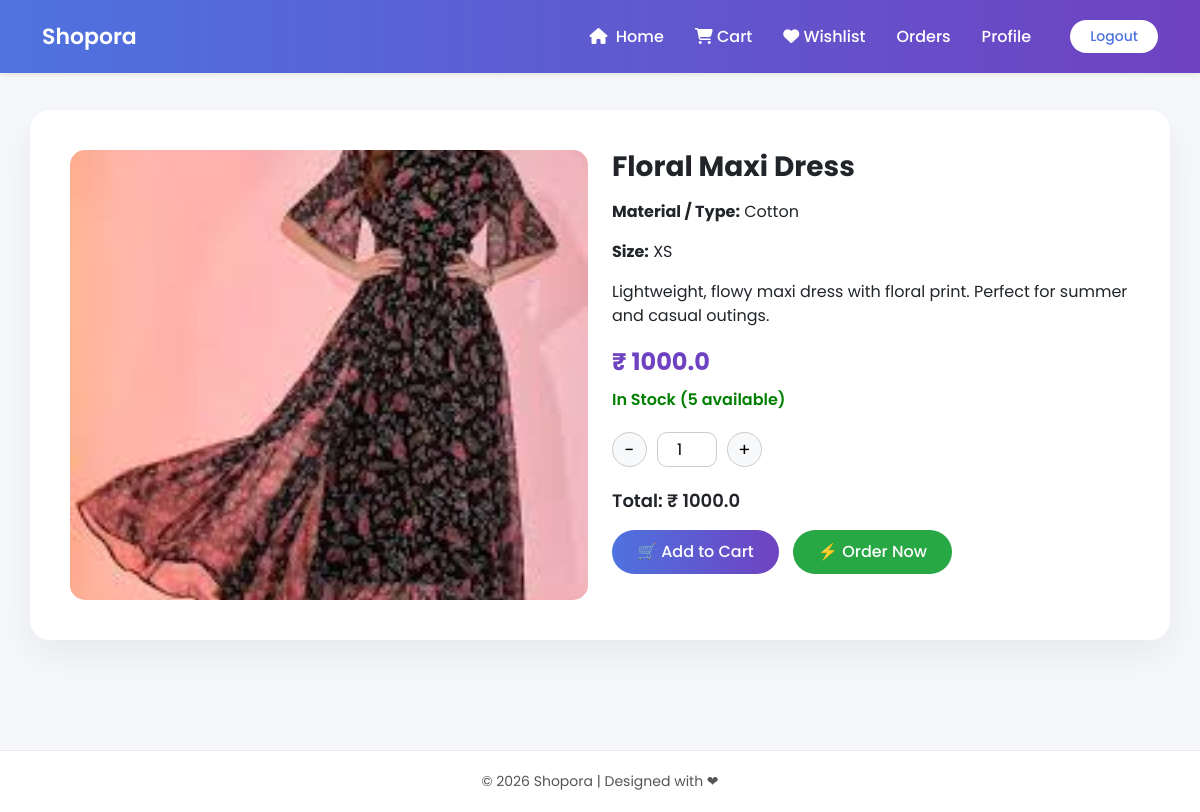
/deatiles/1, run on an earlier commit of the app's database.
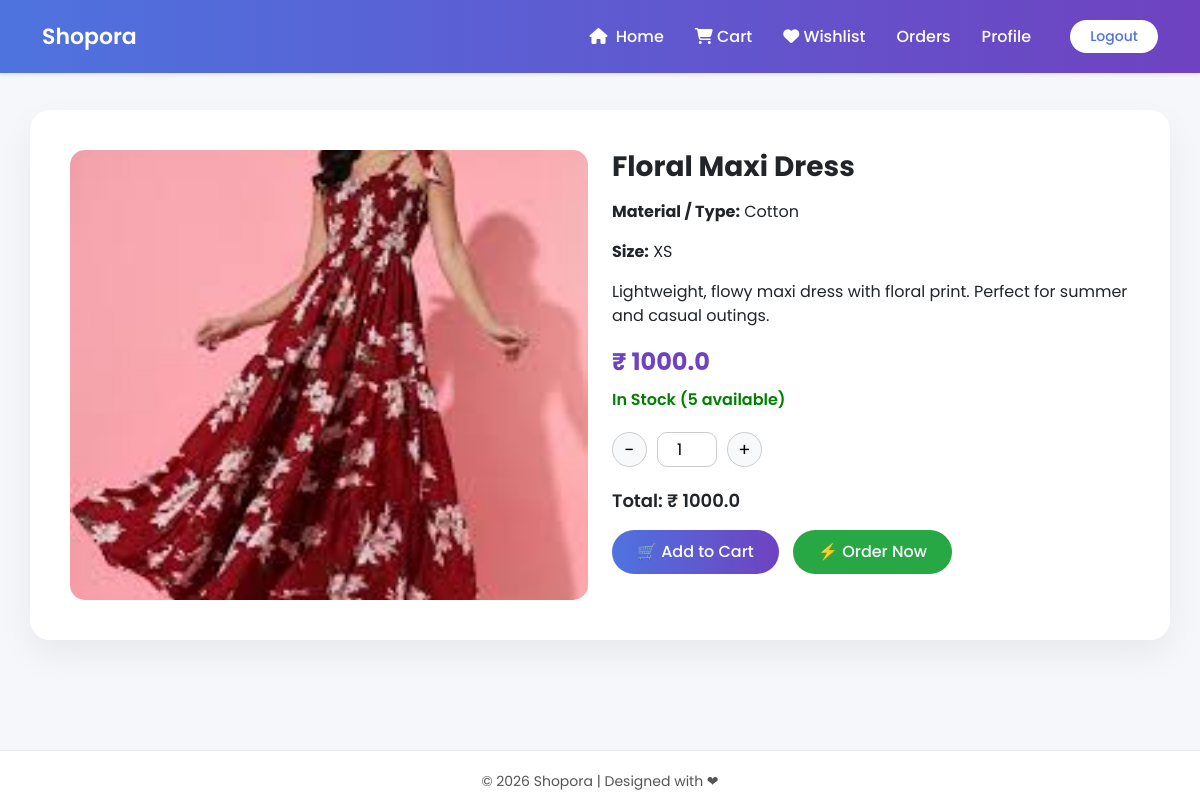
And on a later commit of the database.
### siteadmin/models.py (models this page shows, shortened)
class Product(models.Model):
    name = models.CharField(max_length=100)
    size = models.CharField(max_length=100,null=True,blank=True)
    fabric = models.CharField(max_length=100)
    description = models.TextField()
    base_price = models.FloatField()
    stock_quantity = models.PositiveIntegerField()
    categoryid = models.ForeignKey(category, on_delete=models.CASCADE)
    image = models.ImageField(upload_to='products', validators=[validate_jpg],null=True, blank=True)

### user/views.py (the view)
# urls.py: path('deatiles/<int:id>',views.deatiles,name='deatiles'),
def deatiles(request,id):
    m=Product.objects.filter(id=id)
    p={'m':m}
    return render(request,'user/showdetails.html',p)

### template/user/showdetails.html (shortened to what this page needs)
{% extends 'user/base.html' %}
{% block content %}
<div class="container product-wrapper">
{% for i in m %}
<div class="product-card">
    <div class="row">
        <div class="col-md-6 text-center">
            {% if i.image %}
                <img src="{{ i.image.url }}" class="product-img">
            {% else %}
                <p>No Image Available</p>
            {% endif %}
        </div>
        <div class="col-md-6">
            <h3 class="fw-bold mb-3">{{ i.name }}</h3>
            <p><strong>Material / Type:</strong> {{ i.fabric }}</p>
            <p><strong>Size:</strong> {{ i.size }}</p>
            <p>{{ i.description }}</p>
            <div class="price mb-2">
                ₹ {{ i.base_price }}
            </div>
            {% if i.stock_quantity == 0 %}
                <div class="out-stock mb-3">
                    Out of Stock
                </div>
            {% else %}
                <div class="stock mb-3">
                    In Stock ({{ i.stock_quantity }} available)
                </div>
            {% endif %}
            <form method="POST">
                {% if i.stock_quantity > 0 %}
                <div class="qty-box">
                    <button type="button" onclick="decrease()">-</button>
                    <input type="number"
                           id="qty"
                           name="count"
                           value="1"
                           min="1"
                           max="{{ i.stock_quantity }}"
                           onchange="updateTotal()">
                    <button type="button"
                            onclick="increase({{ i.stock_quantity }})">
                        +
                    </button>
                </div>
                <div id="total" class="total-price mb-3">
                    Total: ₹ {{ i.base_price }}
                </div>
                <button type="submit"
                        formaction="{% url 'addcart' %}"
                        class="btn btn-cart">
                    🛒 Add to Cart
                </button>
                <button type="submit"
                        formaction="{% url 'payment_page' %}"
                        class="btn btn-order">
                    ⚡ Order Now
                </button>
                {% else %}
                <button type="button"
                        class="btn btn-disabled"
                        disabled>
                    Out of Stock
                </button>
                {% endif %}
            </form>
        </div>
    </div>
</div>
{% endfor %}
</div>
{% endblock %}

What changed in the data, as far as the page shows it:
changed Product "Floral Maxi Dress": image: a different picture
